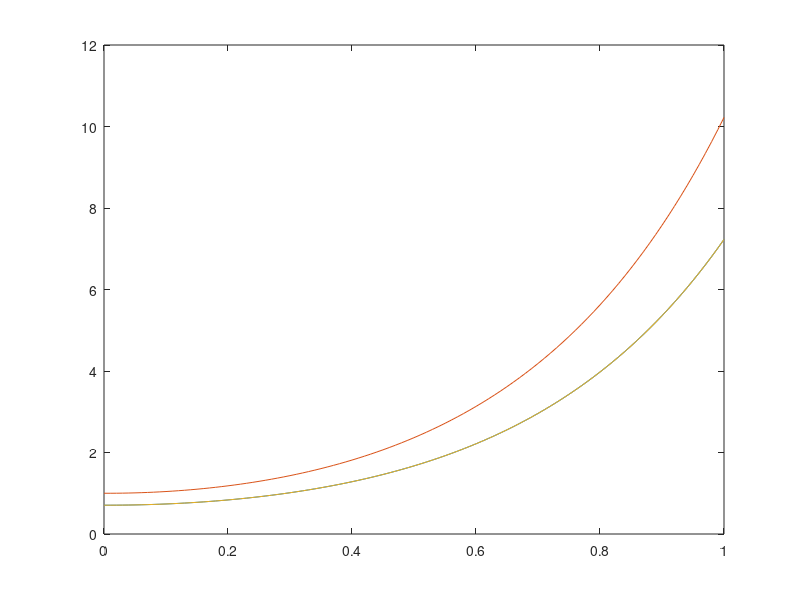

Recreate this plot in MATLAB.
# Ejercicio 27 integrador. Página 114
# Es de segundo orden en 'x' y en primer orden en 't'
# usando reduccion de orden y euler

function reduccion_euler_ordinario


    L = 1.0;
    c = 1.0;
    dt = 0.01;
    dx = L / 4;

    # Discretizamos en 5 puntos
    x = 0.0 : dx : L;
    t = 0.0 : dt : 1.0;

    l = c * c /  (dx * dx);
    K = [-2, 1, 0; 1, -2, 1; 0, 1, -2];

    A = [zeros(3, 3), eye(3); -l * K, zeros(3, 3)];

    # Condiciones iniciales
    u_0 = [sin(pi * x(2) / L); sin(pi * x(3) / L); sin(pi * x(4) / L)];
    du_0 = [0; 0; 0];

    # Reduccion de orden euler
    u = [u_0; du_0];
    for i = 2 : length(t)

        previous = u(:, i - 1);
        slope = A * previous;
        u(:, i) = previous + dt * slope;
    end

    # Muestro solamente las primeras 3 funciones, que corresponden a las
    # funciones U(t) y no a sus derivadas
    plot(t, u(1 : 3, :))


endfunction
